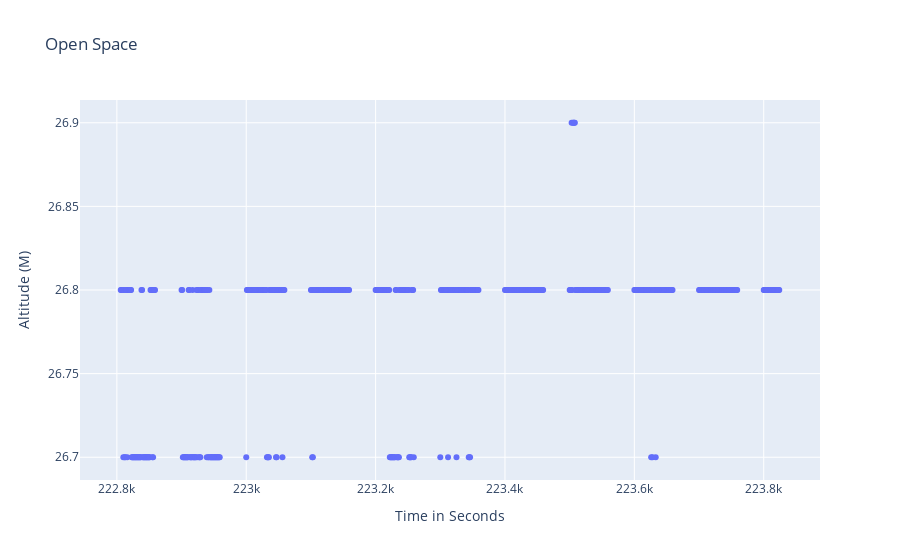

The notebook cell saved with this chart:
### Markdown cell above
The error in terms of position may occur due to the following two reasons:

1. Because of HDOP value
2. The reference laitude and longitude that is derived from google maps may not exactly be where the GPS data was recorded. 
***

### Code cell
# Scatter plot of altitude vs time

fig_1 = px.scatter(df_op_s, x="UTC", y="Altitude",labels={"Altitude": "Altitude (M)", "UTC": "Time in Seconds"}, title="Open Space")
fig_1.show()

### Figure 1 — Plotly figure (JSON) as saved in the notebook; plotly's stock layout.template omitted (floating-point values rounded to 4 significant figures; data arrays with more than 128 entries replaced by an {"elided": "..."} marker saying what was removed)
{"data": [{"hovertemplate": "Time in Seconds=%{x}<br>Altitude (M)=%{y}<extra></extra>", "legendgroup": "", "marker": {"color": "#636efa", "symbol": "circle"}, "mode": "markers", "name": "", "orientation": "v", "showlegend": false, "type": "scatter", "x": {"elided": "619 int values"}, "xaxis": "x", "y": {"elided": "619 float values"}, "yaxis": "y"}], "layout": {"legend": {"tracegroupgap": 0}, "title": {"text": "Open Space"}, "xaxis": {"anchor": "y", "domain": [0, 1], "title": {"text": "Time in Seconds"}}, "yaxis": {"anchor": "x", "domain": [0, 1], "title": {"text": "Altitude (M)"}}}}
